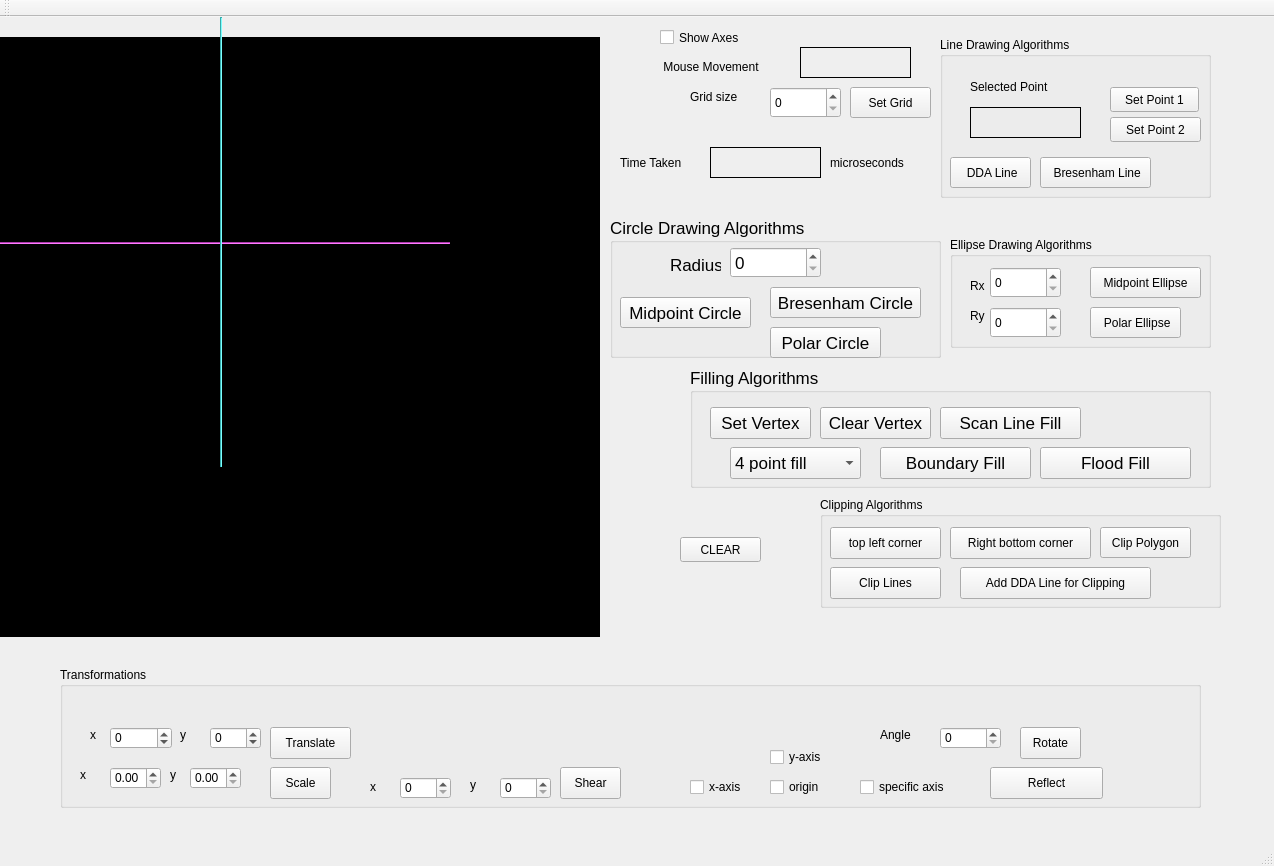
<?xml version="1.0" encoding="UTF-8"?>
<ui version="4.0">
 <class>MainWindow</class>
 <widget class="QMainWindow" name="MainWindow">
  <property name="geometry">
   <rect>
    <x>0</x>
    <y>0</y>
    <width>1274</width>
    <height>866</height>
   </rect>
  </property>
  <property name="windowTitle">
   <string>MainWindow</string>
  </property>
  <widget class="QWidget" name="centralWidget">
   <widget class="my_label" name="frame">
    <property name="geometry">
     <rect>
      <x>0</x>
      <y>20</y>
      <width>600</width>
      <height>600</height>
     </rect>
    </property>
    <property name="mouseTracking">
     <bool>true</bool>
    </property>
    <property name="styleSheet">
     <string notr="true">background-color: rgb(0, 0, 0);</string>
    </property>
    <property name="frameShape">
     <enum>QFrame::Box</enum>
    </property>
    <property name="text">
     <string/>
    </property>
   </widget>
   <widget class="QLabel" name="mouse_movement">
    <property name="geometry">
     <rect>
      <x>800</x>
      <y>30</y>
      <width>111</width>
      <height>31</height>
     </rect>
    </property>
    <property name="frameShape">
     <enum>QFrame::Panel</enum>
    </property>
    <property name="text">
     <string/>
    </property>
   </widget>
   <widget class="QLabel" name="label_3">
    <property name="geometry">
     <rect>
      <x>650</x>
      <y>40</y>
      <width>141</width>
      <height>20</height>
     </rect>
    </property>
    <property name="text">
     <string>    Mouse Movement</string>
    </property>
   </widget>
   <widget class="Line" name="x_axis">
    <property name="geometry">
     <rect>
      <x>0</x>
      <y>225</y>
      <width>450</width>
      <height>2</height>
     </rect>
    </property>
    <property name="styleSheet">
     <string notr="true">background-color: rgb(255, 85, 255);</string>
    </property>
    <property name="orientation">
     <enum>Qt::Horizontal</enum>
    </property>
   </widget>
   <widget class="Line" name="y_axis">
    <property name="geometry">
     <rect>
      <x>220</x>
      <y>0</y>
      <width>2</width>
      <height>450</height>
     </rect>
    </property>
    <property name="styleSheet">
     <string notr="true">
background-color: rgb(85, 255, 255);</string>
    </property>
    <property name="orientation">
     <enum>Qt::Vertical</enum>
    </property>
   </widget>
   <widget class="QCheckBox" name="show_axes">
    <property name="geometry">
     <rect>
      <x>660</x>
      <y>10</y>
      <width>101</width>
      <height>21</height>
     </rect>
    </property>
    <property name="text">
     <string>Show Axes</string>
    </property>
   </widget>
   <widget class="QPushButton" name="setgridbutton">
    <property name="geometry">
     <rect>
      <x>850</x>
      <y>70</y>
      <width>81</width>
      <height>31</height>
     </rect>
    </property>
    <property name="text">
     <string>Set Grid</string>
    </property>
   </widget>
   <widget class="QSpinBox" name="gridspinbox">
    <property name="geometry">
     <rect>
      <x>770</x>
      <y>70</y>
      <width>71</width>
      <height>31</height>
     </rect>
    </property>
   </widget>
   <widget class="QPushButton" name="resetButton">
    <property name="geometry">
     <rect>
      <x>680</x>
      <y>520</y>
      <width>81</width>
      <height>25</height>
     </rect>
    </property>
    <property name="text">
     <string>CLEAR</string>
    </property>
   </widget>
   <widget class="QLabel" name="timeTaken">
    <property name="geometry">
     <rect>
      <x>710</x>
      <y>130</y>
      <width>111</width>
      <height>31</height>
     </rect>
    </property>
    <property name="frameShape">
     <enum>QFrame::Panel</enum>
    </property>
    <property name="text">
     <string/>
    </property>
   </widget>
   <widget class="QLabel" name="label_7">
    <property name="geometry">
     <rect>
      <x>620</x>
      <y>130</y>
      <width>81</width>
      <height>31</height>
     </rect>
    </property>
    <property name="text">
     <string>Time Taken</string>
    </property>
   </widget>
   <widget class="QGroupBox" name="groupBox">
    <property name="geometry">
     <rect>
      <x>940</x>
      <y>20</y>
      <width>271</width>
      <height>161</height>
     </rect>
    </property>
    <property name="title">
     <string>Line Drawing Algorithms</string>
    </property>
    <widget class="QPushButton" name="bresenhamLine">
     <property name="geometry">
      <rect>
       <x>100</x>
       <y>120</y>
       <width>111</width>
       <height>31</height>
      </rect>
     </property>
     <property name="text">
      <string> Bresenham Line</string>
     </property>
    </widget>
    <widget class="QPushButton" name="setpoint2">
     <property name="geometry">
      <rect>
       <x>170</x>
       <y>80</y>
       <width>91</width>
       <height>25</height>
      </rect>
     </property>
     <property name="text">
      <string>Set Point 2</string>
     </property>
    </widget>
    <widget class="QPushButton" name="DDAline">
     <property name="geometry">
      <rect>
       <x>10</x>
       <y>120</y>
       <width>81</width>
       <height>31</height>
      </rect>
     </property>
     <property name="text">
      <string> DDA Line</string>
     </property>
    </widget>
    <widget class="QLabel" name="mouse_pressed">
     <property name="geometry">
      <rect>
       <x>30</x>
       <y>70</y>
       <width>111</width>
       <height>31</height>
      </rect>
     </property>
     <property name="frameShape">
      <enum>QFrame::Panel</enum>
     </property>
     <property name="text">
      <string/>
     </property>
    </widget>
    <widget class="QLabel" name="label_5">
     <property name="geometry">
      <rect>
       <x>30</x>
       <y>40</y>
       <width>121</width>
       <height>20</height>
      </rect>
     </property>
     <property name="text">
      <string>Selected Point</string>
     </property>
    </widget>
    <widget class="QPushButton" name="setpoint1">
     <property name="geometry">
      <rect>
       <x>170</x>
       <y>50</y>
       <width>89</width>
       <height>25</height>
      </rect>
     </property>
     <property name="text">
      <string>Set Point 1</string>
     </property>
    </widget>
   </widget>
   <widget class="QGroupBox" name="groupBox_2">
    <property name="geometry">
     <rect>
      <x>610</x>
      <y>200</y>
      <width>331</width>
      <height>141</height>
     </rect>
    </property>
    <property name="font">
     <font>
      <pointsize>13</pointsize>
      <weight>50</weight>
      <bold>false</bold>
     </font>
    </property>
    <property name="title">
     <string>Circle Drawing Algorithms</string>
    </property>
    <widget class="QLabel" name="label_4">
     <property name="geometry">
      <rect>
       <x>60</x>
       <y>40</y>
       <width>51</width>
       <height>16</height>
      </rect>
     </property>
     <property name="text">
      <string>Radius</string>
     </property>
    </widget>
    <widget class="QSpinBox" name="radiusSpinBox">
     <property name="geometry">
      <rect>
       <x>120</x>
       <y>30</y>
       <width>91</width>
       <height>31</height>
      </rect>
     </property>
    </widget>
    <widget class="QPushButton" name="midpointCircle">
     <property name="geometry">
      <rect>
       <x>10</x>
       <y>80</y>
       <width>131</width>
       <height>31</height>
      </rect>
     </property>
     <property name="text">
      <string>Midpoint Circle</string>
     </property>
    </widget>
    <widget class="QPushButton" name="bresenhamCircle">
     <property name="geometry">
      <rect>
       <x>160</x>
       <y>70</y>
       <width>151</width>
       <height>31</height>
      </rect>
     </property>
     <property name="text">
      <string>Bresenham Circle</string>
     </property>
    </widget>
    <widget class="QPushButton" name="polarCircle">
     <property name="geometry">
      <rect>
       <x>160</x>
       <y>110</y>
       <width>111</width>
       <height>31</height>
      </rect>
     </property>
     <property name="text">
      <string>Polar Circle</string>
     </property>
    </widget>
   </widget>
   <widget class="QGroupBox" name="groupBox_3">
    <property name="geometry">
     <rect>
      <x>950</x>
      <y>220</y>
      <width>261</width>
      <height>111</height>
     </rect>
    </property>
    <property name="font">
     <font>
      <weight>50</weight>
      <bold>false</bold>
     </font>
    </property>
    <property name="title">
     <string>Ellipse Drawing Algorithms</string>
    </property>
    <widget class="QLabel" name="label">
     <property name="geometry">
      <rect>
       <x>20</x>
       <y>40</y>
       <width>21</width>
       <height>17</height>
      </rect>
     </property>
     <property name="text">
      <string>Rx</string>
     </property>
    </widget>
    <widget class="QSpinBox" name="xaxisRadius">
     <property name="geometry">
      <rect>
       <x>40</x>
       <y>30</y>
       <width>71</width>
       <height>31</height>
      </rect>
     </property>
    </widget>
    <widget class="QLabel" name="label_2">
     <property name="geometry">
      <rect>
       <x>20</x>
       <y>70</y>
       <width>21</width>
       <height>17</height>
      </rect>
     </property>
     <property name="text">
      <string>Ry</string>
     </property>
    </widget>
    <widget class="QSpinBox" name="yaxisRadius">
     <property name="geometry">
      <rect>
       <x>40</x>
       <y>70</y>
       <width>71</width>
       <height>31</height>
      </rect>
     </property>
    </widget>
    <widget class="QPushButton" name="midpointEllipse">
     <property name="geometry">
      <rect>
       <x>140</x>
       <y>30</y>
       <width>111</width>
       <height>31</height>
      </rect>
     </property>
     <property name="text">
      <string>Midpoint Ellipse</string>
     </property>
    </widget>
    <widget class="QPushButton" name="polarEllipse">
     <property name="geometry">
      <rect>
       <x>140</x>
       <y>70</y>
       <width>91</width>
       <height>31</height>
      </rect>
     </property>
     <property name="text">
      <string> Polar Ellipse</string>
     </property>
    </widget>
   </widget>
   <widget class="QLabel" name="label_8">
    <property name="geometry">
     <rect>
      <x>690</x>
      <y>70</y>
      <width>61</width>
      <height>20</height>
     </rect>
    </property>
    <property name="text">
     <string>Grid size</string>
    </property>
   </widget>
   <widget class="QLabel" name="label_9">
    <property name="geometry">
     <rect>
      <x>830</x>
      <y>130</y>
      <width>91</width>
      <height>31</height>
     </rect>
    </property>
    <property name="text">
     <string>microseconds</string>
    </property>
   </widget>
   <widget class="QLabel" name="label_10">
    <property name="geometry">
     <rect>
      <x>870</x>
      <y>20</y>
      <width>141</width>
      <height>16</height>
     </rect>
    </property>
    <property name="font">
     <font>
      <weight>75</weight>
      <bold>true</bold>
     </font>
    </property>
    <property name="text">
     <string/>
    </property>
   </widget>
   <widget class="QGroupBox" name="groupBox_4">
    <property name="geometry">
     <rect>
      <x>690</x>
      <y>350</y>
      <width>521</width>
      <height>121</height>
     </rect>
    </property>
    <property name="font">
     <font>
      <pointsize>13</pointsize>
      <weight>50</weight>
      <bold>false</bold>
     </font>
    </property>
    <property name="title">
     <string>Filling Algorithms</string>
    </property>
    <widget class="QPushButton" name="setVertex">
     <property name="geometry">
      <rect>
       <x>20</x>
       <y>40</y>
       <width>101</width>
       <height>32</height>
      </rect>
     </property>
     <property name="text">
      <string>Set Vertex</string>
     </property>
    </widget>
    <widget class="QPushButton" name="clearVertex">
     <property name="geometry">
      <rect>
       <x>130</x>
       <y>40</y>
       <width>111</width>
       <height>32</height>
      </rect>
     </property>
     <property name="text">
      <string>Clear Vertex</string>
     </property>
    </widget>
    <widget class="QPushButton" name="scanlinefill">
     <property name="geometry">
      <rect>
       <x>250</x>
       <y>40</y>
       <width>141</width>
       <height>32</height>
      </rect>
     </property>
     <property name="text">
      <string>Scan Line Fill</string>
     </property>
    </widget>
    <widget class="QComboBox" name="fill_selector">
     <property name="geometry">
      <rect>
       <x>40</x>
       <y>80</y>
       <width>131</width>
       <height>32</height>
      </rect>
     </property>
     <item>
      <property name="text">
       <string>4 point fill</string>
      </property>
     </item>
     <item>
      <property name="text">
       <string>8 point fill</string>
      </property>
     </item>
    </widget>
    <widget class="QPushButton" name="boundaryfill">
     <property name="geometry">
      <rect>
       <x>190</x>
       <y>80</y>
       <width>151</width>
       <height>32</height>
      </rect>
     </property>
     <property name="text">
      <string>Boundary Fill</string>
     </property>
    </widget>
    <widget class="QPushButton" name="floodfill">
     <property name="geometry">
      <rect>
       <x>350</x>
       <y>80</y>
       <width>151</width>
       <height>32</height>
      </rect>
     </property>
     <property name="text">
      <string>Flood Fill</string>
     </property>
    </widget>
   </widget>
   <widget class="QGroupBox" name="groupBox_5">
    <property name="geometry">
     <rect>
      <x>60</x>
      <y>650</y>
      <width>1141</width>
      <height>141</height>
     </rect>
    </property>
    <property name="font">
     <font>
      <weight>50</weight>
      <bold>false</bold>
     </font>
    </property>
    <property name="title">
     <string>Transformations</string>
    </property>
    <widget class="QLabel" name="label_18">
     <property name="geometry">
      <rect>
       <x>820</x>
       <y>60</y>
       <width>41</width>
       <height>16</height>
      </rect>
     </property>
     <property name="text">
      <string>Angle</string>
     </property>
    </widget>
    <widget class="QLabel" name="label_15">
     <property name="geometry">
      <rect>
       <x>110</x>
       <y>100</y>
       <width>16</width>
       <height>16</height>
      </rect>
     </property>
     <property name="text">
      <string>y</string>
     </property>
    </widget>
    <widget class="QLabel" name="label_12">
     <property name="geometry">
      <rect>
       <x>30</x>
       <y>60</y>
       <width>16</width>
       <height>16</height>
      </rect>
     </property>
     <property name="text">
      <string>x</string>
     </property>
    </widget>
    <widget class="QLabel" name="label_16">
     <property name="geometry">
      <rect>
       <x>310</x>
       <y>110</y>
       <width>20</width>
       <height>20</height>
      </rect>
     </property>
     <property name="text">
      <string>x</string>
     </property>
    </widget>
    <widget class="QPushButton" name="shearing_2">
     <property name="geometry">
      <rect>
       <x>960</x>
       <y>60</y>
       <width>61</width>
       <height>32</height>
      </rect>
     </property>
     <property name="text">
      <string>Rotate</string>
     </property>
    </widget>
    <widget class="QSpinBox" name="xshear">
     <property name="geometry">
      <rect>
       <x>340</x>
       <y>110</y>
       <width>51</width>
       <height>22</height>
      </rect>
     </property>
    </widget>
    <widget class="QLabel" name="label_17">
     <property name="geometry">
      <rect>
       <x>410</x>
       <y>110</y>
       <width>16</width>
       <height>16</height>
      </rect>
     </property>
     <property name="text">
      <string>y</string>
     </property>
    </widget>
    <widget class="QDoubleSpinBox" name="yscale">
     <property name="geometry">
      <rect>
       <x>130</x>
       <y>100</y>
       <width>51</width>
       <height>22</height>
      </rect>
     </property>
    </widget>
    <widget class="QPushButton" name="scaling">
     <property name="geometry">
      <rect>
       <x>210</x>
       <y>100</y>
       <width>61</width>
       <height>32</height>
      </rect>
     </property>
     <property name="text">
      <string>Scale</string>
     </property>
    </widget>
    <widget class="QSpinBox" name="anglespinbox">
     <property name="geometry">
      <rect>
       <x>880</x>
       <y>60</y>
       <width>61</width>
       <height>22</height>
      </rect>
     </property>
    </widget>
    <widget class="QLabel" name="label_13">
     <property name="geometry">
      <rect>
       <x>120</x>
       <y>60</y>
       <width>16</width>
       <height>16</height>
      </rect>
     </property>
     <property name="text">
      <string>y</string>
     </property>
    </widget>
    <widget class="QLabel" name="label_14">
     <property name="geometry">
      <rect>
       <x>20</x>
       <y>100</y>
       <width>16</width>
       <height>16</height>
      </rect>
     </property>
     <property name="text">
      <string>x</string>
     </property>
    </widget>
    <widget class="QPushButton" name="translation">
     <property name="geometry">
      <rect>
       <x>210</x>
       <y>60</y>
       <width>81</width>
       <height>32</height>
      </rect>
     </property>
     <property name="text">
      <string>Translate</string>
     </property>
    </widget>
    <widget class="QDoubleSpinBox" name="xscale">
     <property name="geometry">
      <rect>
       <x>50</x>
       <y>100</y>
       <width>51</width>
       <height>22</height>
      </rect>
     </property>
    </widget>
    <widget class="QPushButton" name="shearing">
     <property name="geometry">
      <rect>
       <x>500</x>
       <y>100</y>
       <width>61</width>
       <height>32</height>
      </rect>
     </property>
     <property name="text">
      <string>Shear</string>
     </property>
    </widget>
    <widget class="QSpinBox" name="yshear">
     <property name="geometry">
      <rect>
       <x>440</x>
       <y>110</y>
       <width>51</width>
       <height>22</height>
      </rect>
     </property>
    </widget>
    <widget class="QPushButton" name="reflection">
     <property name="geometry">
      <rect>
       <x>930</x>
       <y>100</y>
       <width>113</width>
       <height>32</height>
      </rect>
     </property>
     <property name="text">
      <string>Reflect</string>
     </property>
    </widget>
    <widget class="QCheckBox" name="reflectyaxis">
     <property name="geometry">
      <rect>
       <x>710</x>
       <y>80</y>
       <width>61</width>
       <height>20</height>
      </rect>
     </property>
     <property name="text">
      <string>y-axis</string>
     </property>
    </widget>
    <widget class="QCheckBox" name="reflectorigin">
     <property name="geometry">
      <rect>
       <x>710</x>
       <y>110</y>
       <width>61</width>
       <height>20</height>
      </rect>
     </property>
     <property name="text">
      <string>origin</string>
     </property>
    </widget>
    <widget class="QCheckBox" name="reflectxaxis">
     <property name="geometry">
      <rect>
       <x>630</x>
       <y>110</y>
       <width>61</width>
       <height>20</height>
      </rect>
     </property>
     <property name="text">
      <string>x-axis</string>
     </property>
    </widget>
    <widget class="QCheckBox" name="reflectionaxis">
     <property name="geometry">
      <rect>
       <x>800</x>
       <y>110</y>
       <width>111</width>
       <height>20</height>
      </rect>
     </property>
     <property name="text">
      <string>specific axis</string>
     </property>
    </widget>
    <widget class="QSpinBox" name="xtranslate">
     <property name="geometry">
      <rect>
       <x>50</x>
       <y>60</y>
       <width>62</width>
       <height>22</height>
      </rect>
     </property>
     <property name="minimum">
      <number>-99</number>
     </property>
    </widget>
    <widget class="QSpinBox" name="ytranslate">
     <property name="geometry">
      <rect>
       <x>150</x>
       <y>60</y>
       <width>51</width>
       <height>22</height>
      </rect>
     </property>
     <property name="minimum">
      <number>-99</number>
     </property>
    </widget>
   </widget>
   <widget class="QGroupBox" name="groupBox_6">
    <property name="geometry">
     <rect>
      <x>820</x>
      <y>480</y>
      <width>401</width>
      <height>111</height>
     </rect>
    </property>
    <property name="font">
     <font>
      <weight>50</weight>
      <bold>false</bold>
     </font>
    </property>
    <property name="title">
     <string>Clipping Algorithms</string>
    </property>
    <widget class="QPushButton" name="drawDDALineByStoringPoints">
     <property name="geometry">
      <rect>
       <x>140</x>
       <y>70</y>
       <width>191</width>
       <height>32</height>
      </rect>
     </property>
     <property name="text">
      <string>Add DDA Line for Clipping</string>
     </property>
    </widget>
    <widget class="QPushButton" name="setCorner1">
     <property name="geometry">
      <rect>
       <x>10</x>
       <y>30</y>
       <width>111</width>
       <height>32</height>
      </rect>
     </property>
     <property name="text">
      <string>top left corner</string>
     </property>
    </widget>
    <widget class="QPushButton" name="setCorner2">
     <property name="geometry">
      <rect>
       <x>130</x>
       <y>30</y>
       <width>141</width>
       <height>32</height>
      </rect>
     </property>
     <property name="text">
      <string>Right bottom corner</string>
     </property>
    </widget>
    <widget class="QPushButton" name="lineclipping">
     <property name="geometry">
      <rect>
       <x>10</x>
       <y>70</y>
       <width>111</width>
       <height>32</height>
      </rect>
     </property>
     <property name="text">
      <string>Clip Lines</string>
     </property>
    </widget>
    <widget class="QPushButton" name="polygonclipping">
     <property name="geometry">
      <rect>
       <x>280</x>
       <y>30</y>
       <width>91</width>
       <height>31</height>
      </rect>
     </property>
     <property name="text">
      <string>Clip Polygon</string>
     </property>
    </widget>
   </widget>
  </widget>
  <widget class="QToolBar" name="mainToolBar">
   <attribute name="toolBarArea">
    <enum>TopToolBarArea</enum>
   </attribute>
   <attribute name="toolBarBreak">
    <bool>false</bool>
   </attribute>
  </widget>
  <widget class="QStatusBar" name="statusBar"/>
 </widget>
 <layoutdefault spacing="6" margin="11"/>
 <customwidgets>
  <customwidget>
   <class>my_label</class>
   <extends>QLabel</extends>
   <header location="global">my_label.h</header>
  </customwidget>
 </customwidgets>
 <resources/>
 <connections/>
</ui>
